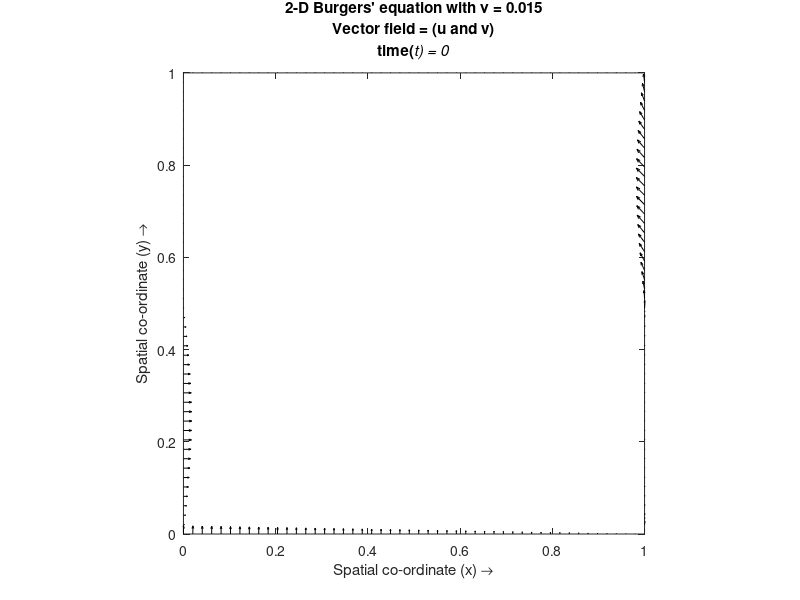

MATLAB code to generate this figure: (Note: this script raises an error after producing the figure.)
%QUESTION 1 

x=linspace(0,1,50);
y=linspace(0,1,50);
nx=50;
ny=50;     

nt=1000;

dt=0.001;

dx=x(2)-x(1);
dy=y(2)-y(1);

vis=0.015;

u=zeros(nx,ny);
un=zeros(nx,ny);
v=zeros(nx,ny);
vn=zeros(nx,ny);

%Initial Conditions
for i = 1:nx;
    for j = 1:ny;
        u(i,j) = 0;
        v(i,j) = 0;
    end
end

%Plus, boundary conditions are mandated
u(1,:)=0;
u(nx,:)=0;
u(:,1)=sin(2*pi.*x);
u(:,ny)=sin(2*pi.*x);
v(:,1)=0;
v(:,ny)=1;
v(1,:)=1-y;
v(nx,:)=1-y;

i=2:nx-1;
j=2:ny-1;

for it=0:nt
    un=u;
    vn=v;
    %plotting the velocity field
    h=quiver(x,y,u,v,'k');
    axis([0 1 0 1])
    axis square
    title({['2-D Burgers'' equation with {\nu} = ',num2str(vis)];'Vector field = (u and v)';['time(\itt) = ',num2str(dt*it)]})
    xlabel('Spatial co-ordinate (x) \rightarrow')
    ylabel('Spatial co-ordinate (y) \rightarrow')
    drawnow;
    refreshdata(h)
    u(i,j)=un(i,j)-(dt*(un(i,j)-un(i-1,j)).*un(i,j)/dx)-(dt*(un(i,j)-un(i,j-1)).*vn(i,j)/dy)+(vis*dt*(un(i+1,j)-2*un(i,j)+un(i-1,j))/(dx*dx))+(vis*dt*(un(i,j-1)-2*un(i,j)+un(i,j+1))/(dy*dy));
    v(i,j)=vn(i,j)-(dt*(vn(i,j)-vn(i-1,j)).*un(i,j)/dx)-(dt*(vn(i,j)-vn(i,j-1)).*vn(i,j)/dy)+(vis*dt*(vn(i+1,j)-2*vn(i,j)+vn(i-1,j))/(dx*dx))+(vis*dt*(vn(i,j-1)-2*vn(i,j)+vn(i,j+1))/(dy*dy));
end

figure(2);
plot(u(20,:), 'LineWidth', 2)
hold on
plot(v(20,:), 'LineWidth', 2)
title('u vs v at the middle slice (25,:)')
legend('u explicit', 'v explicit')
hold off

% N=100;
% x = linspace(0,1,N);
% y = linspace(0,1,N);
% dt = 0.001;
% vis = 0.015;
% del_x = x(2)-x(1);            %Width of space step(x)
% del_y = y(2)-y(1);            %Width of space step(y)
% 
% u=zeros(N,N);
% v=zeros(N,N);
% 
% u_new = zeros(N,N);
% v_new = zeros(N,N);
% 
% %BOUNDARY CONDITIONS
% u(1,:)=0;
% u(N,:)=0;
% u(:,1)=sin(2*pi.*x);
% u(:,N)=sin(2*pi.*x);
% v(:,1)=0;
% v(:,N)=1;
% v(1,:)=1-y;
% v(N,:)=1-y;
% 
% total_error = 100;
% for iteration=1:1000
%     for i=2:N-1
%         for j=2:N-1
%             u_new(i,j) = u(i,j) - (1/(2*del_x))*(dt*((u(i+1,j) - u(i-1,j)))*u(i,j)) - (1/(2*del_y))*(dt*((u(i,j+1)-u(i,j-1)))*v(i,j))+(vis*dt*(u(i+1,j)-2*u(i,j)+u(i-1,j))/(del_x^2))+(vis*dt*(u(i,j-1)-2*u(i,j)+u(i,j+1))/(del_y^2));
%             v_new(i,j) = v(i,j) - (1/(2*del_x))*(dt*((v(i+1,j) - v(i-1,j)))*u(i,j)) - (1/(2*del_y))*(dt*((v(i,j+1)-v(i,j-1)))*v(i,j))+(vis*dt*(v(i+1,j)-2*v(i,j)+v(i-1,j))/(del_x^2))+(vis*dt*(v(i,j-1)-2*v(i,j)+v(i,j+1))/(del_y^2));
%         end
%         for i=2:N-1
%             for j=2:N-1
%                 u(i,j) = u_new(i,j);
%                 v(i,j) = v_new(i,j);
%             end
%         end
%     end
% end
% 
% 
% % for i=2:N-1
% %     for j=2:N-1
% %         u_new(i,j) = u(i,j);
% %         v_new(i,j) = v(i,j);
% %     end
% % end
% 
% % time = 0.0005;
% 
% % for i = 1:100
% %     for j = 1:100
% %         u_exact(i,j) = (x(i)+y(j)-(2.*x(i).*time)) ./ (1-(2.*time.^2));
% %         v_exact(i,j) = (x(i)-y(j)-(2.*y(j).*time)) ./ (1-(2.*time.^2));
% %     end
% % end
% 
% for it=0:100
%     %plotting the velocity field
%     h=quiver(x,y,u',v','k');
%     axis([0 1 0 1])
%     axis square
%     title({['2-D Burgers'' equation with {\nu} = ',num2str(vis)];'Transport property vector field {\bfu}=(u_x,u_y)';['time(\itt) = ',num2str(dt*it)]})
%     xlabel('Spatial co-ordinate (x) \rightarrow')
%     ylabel('Spatial co-ordinate (y) \rightarrow')
%     drawnow;
%     refreshdata(h)
% end
% 
% % figure(1);
% % quiver(x,y,u,v, 'k')
% % hold on
% % title('Surface plot of u and v [quiver]')
% % xlabel('x')
% % ylabel('y')
% % hold off
% 
% % figure(2);
% % quiver(x,y,u_exact,v_exact, 'k')
% % hold on
% % title('Surface plot of u and v [Exact]')
% % xlabel('x')
% % ylabel('y')
% % hold off